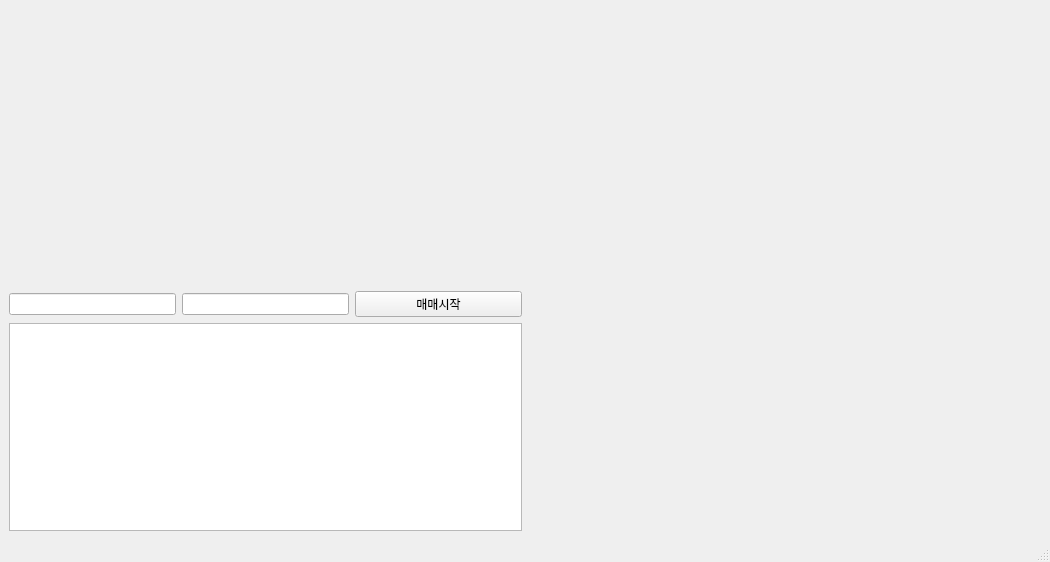
<?xml version="1.0" encoding="UTF-8"?>
<ui version="4.0">
 <class>MainWindow</class>
 <widget class="QMainWindow" name="MainWindow">
  <property name="geometry">
   <rect>
    <x>0</x>
    <y>0</y>
    <width>1050</width>
    <height>562</height>
   </rect>
  </property>
  <property name="windowTitle">
   <string>MainWindow</string>
  </property>
  <widget class="QWidget" name="centralwidget">
   <layout class="QGridLayout" name="gridLayout">
    <item row="0" column="0">
     <layout class="QVBoxLayout" name="verticalLayout">
      <item>
       <widget class="OverviewWidget" name="widget_2" native="true">
        <property name="minimumSize">
         <size>
          <width>0</width>
          <height>120</height>
         </size>
        </property>
        <property name="maximumSize">
         <size>
          <width>16777215</width>
          <height>120</height>
         </size>
        </property>
       </widget>
      </item>
      <item>
       <widget class="ChartWidget" name="widget_3" native="true">
        <property name="minimumSize">
         <size>
          <width>0</width>
          <height>150</height>
         </size>
        </property>
        <property name="maximumSize">
         <size>
          <width>16777215</width>
          <height>150</height>
         </size>
        </property>
       </widget>
      </item>
      <item>
       <layout class="QHBoxLayout" name="horizontalLayout_3">
        <item>
         <widget class="QLineEdit" name="apiKey">
          <property name="sizePolicy">
           <sizepolicy hsizetype="Preferred" vsizetype="Fixed">
            <horstretch>0</horstretch>
            <verstretch>0</verstretch>
           </sizepolicy>
          </property>
          <property name="echoMode">
           <enum>QLineEdit::Password</enum>
          </property>
         </widget>
        </item>
        <item>
         <widget class="QLineEdit" name="secKey">
          <property name="sizePolicy">
           <sizepolicy hsizetype="Preferred" vsizetype="Fixed">
            <horstretch>0</horstretch>
            <verstretch>0</verstretch>
           </sizepolicy>
          </property>
          <property name="echoMode">
           <enum>QLineEdit::Password</enum>
          </property>
         </widget>
        </item>
        <item>
         <widget class="QPushButton" name="button">
          <property name="text">
           <string>매매시작</string>
          </property>
         </widget>
        </item>
       </layout>
      </item>
      <item>
       <widget class="QTextEdit" name="textEdit">
        <property name="sizePolicy">
         <sizepolicy hsizetype="Preferred" vsizetype="Preferred">
          <horstretch>0</horstretch>
          <verstretch>0</verstretch>
         </sizepolicy>
        </property>
       </widget>
      </item>
     </layout>
    </item>
    <item row="0" column="1">
     <widget class="OrderbookWidget" name="widget" native="true"/>
    </item>
   </layout>
  </widget>
  <widget class="QMenuBar" name="menubar">
   <property name="geometry">
    <rect>
     <x>0</x>
     <y>0</y>
     <width>1050</width>
     <height>26</height>
    </rect>
   </property>
  </widget>
  <widget class="QStatusBar" name="statusbar"/>
 </widget>
 <customwidgets>
  <customwidget>
   <class>ChartWidget</class>
   <extends>QWidget</extends>
   <header>chart</header>
   <container>1</container>
  </customwidget>
  <customwidget>
   <class>OrderbookWidget</class>
   <extends>QWidget</extends>
   <header>orderbook</header>
   <container>1</container>
  </customwidget>
  <customwidget>
   <class>OverviewWidget</class>
   <extends>QWidget</extends>
   <header>overview</header>
   <container>1</container>
  </customwidget>
 </customwidgets>
 <resources/>
 <connections/>
</ui>
